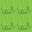

This game map was drawn from its Tiled (.tmx) file and the tilesets committed beside it. A one-line description and the trimmed map source follow:
An orthogonal 2x2 tile map with 16x16 px tiles, 1 tile layer (Tile Layer 1).

<map version="1.9" tiledversion="1.9.0" orientation="orthogonal" renderorder="right-down" width="2" height="2" tilewidth="16" tileheight="16" infinite="0" nextlayerid="2" nextobjectid="1">
 <tileset firstgid="1" source="AnimatedGrass.tsx" />
 <layer id="1" name="Tile Layer 1" width="2" height="2">
  <data>[4 cells, 4 non-empty, 1 distinct tile ids]</data>
 </layer>
</map>